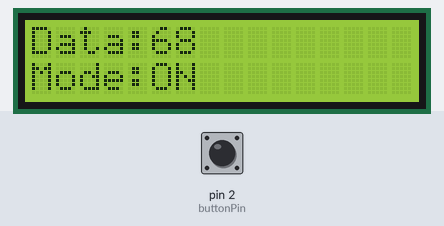
A sketch run on a simulated Arduino Uno, built with avr-gcc and run on an emulated ATmega328P. On the bench: 16×2 character LCD. Inputs (shaded band) come from the test bench; at power-on: pin 2 (buttonPin) LOW. Random numbers use the default seed unless the sketch sets one; what the sketch prints to the serial monitor is not drawn.

Above: at 1.25 s.
1.3 s: pin 2 (buttonPin) pulled HIGH for 3.2 s
At 2.4 s:
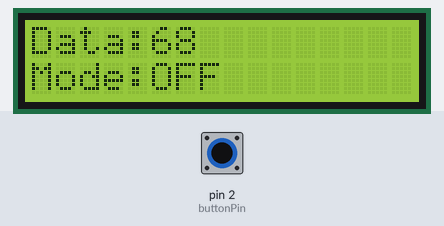
6.0 s: pin 2 (buttonPin) pulled HIGH for 1 s
At 6.6 s:
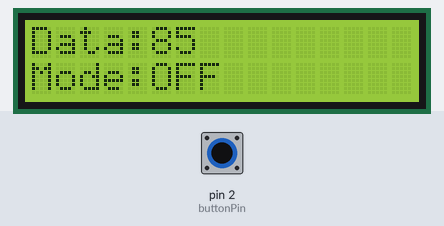
8.5 s: pin 2 (buttonPin) pulled HIGH for 0.15 s
At 8.65 s:
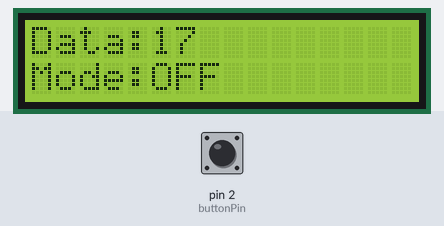
10.1 s: pin 2 (buttonPin) pulled HIGH for 0.15 s
At 10.21 s:
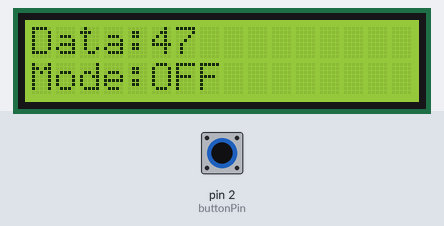

The sketch:

Random_Demo2.ino
```cpp
#include <Wire.h>
#include <LiquidCrystal_I2C.h>

// 设置 LiquidCrystal_I2C 对象并指定 I2C 地址
LiquidCrystal_I2C lcd(0x27, 16, 2);

const int buttonPin = 2;
int buttonState = 0; // button 電壓

void setup() {
  Serial.begin(115200);
  randomSeed(analogRead(0)); // 隨機種子

  // 初始化 I2C 总线
  Wire.begin();
  // 初始化 LCD
  lcd.init();
  // 在第一行上显示一条消息
  lcd.backlight();
  lcd.setCursor(0, 0);
  lcd.print("Data:");
  lcd.setCursor(0, 1);
  lcd.print("Mode:");
}

void loop() {
  int random_num = random(0, 100); // 0~99 亂數
  //Serial.println(random_num);
  buttonState = digitalRead(buttonPin); // 讀取 button 電壓

  if (buttonState == HIGH) {
    lcd.setCursor(5, 1);
    lcd.print("OFF");
  } else {
    lcd.setCursor(5, 1);
    lcd.print("   ");
    lcd.setCursor(5, 1);
    lcd.print("ON");
    lcd.setCursor(5, 0);
    lcd.print("  ");
    lcd.setCursor(5, 0);
    lcd.print(random_num);
    Serial.println(random_num);
  }
  delay(100);
}
```
